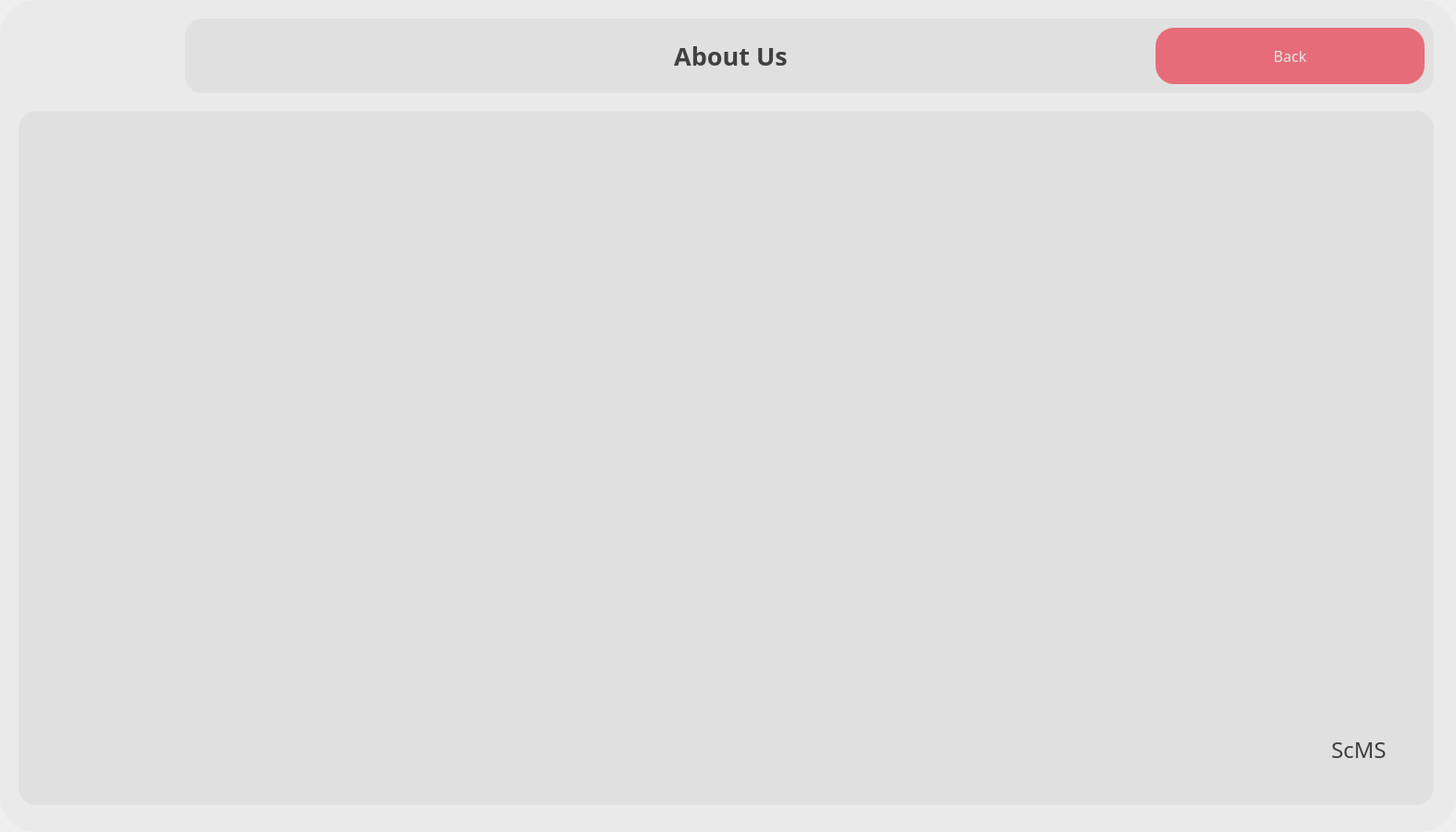
  <widget class="QWidget" name="aboutUS_widget" native="true">
   <property name="geometry">
    <rect>
     <x>0</x>
     <y>0</y>
     <width>1575</width>
     <height>900</height>
    </rect>
   </property>
   <widget class="QLabel" name="mainScreen_BG_8">
    <property name="geometry">
     <rect>
      <x>0</x>
      <y>0</y>
      <width>1575</width>
      <height>900</height>
     </rect>
    </property>
    <property name="styleSheet">
     <string notr="true">background-image: url(:/images/materials/reportBG.png);
border-radius:38px;</string>
    </property>
    <property name="text">
     <string/>
    </property>
   </widget>
   <widget class="QWidget" name="topBar_widget_8" native="true">
    <property name="geometry">
     <rect>
      <x>200</x>
      <y>20</y>
      <width>1351</width>
      <height>81</height>
     </rect>
    </property>
    <property name="styleSheet">
     <string notr="true">background-color: rgba(200, 200, 200,80);
/*background-color: rgba(239, 174, 74,150);*/
border-radius:20px;</string>
    </property>
    <widget class="QLabel" name="mainTopBarTitle_label_17">
     <property name="geometry">
      <rect>
       <x>430</x>
       <y>10</y>
       <width>321</width>
       <height>61</height>
      </rect>
     </property>
     <property name="font">
      <font>
       <family>Poppins SemiBold</family>
       <pointsize>20</pointsize>
       <weight>75</weight>
       <bold>true</bold>
      </font>
     </property>
     <property name="styleSheet">
      <string notr="true">background-color: rgba(255, 255, 255,0);
color: rgb(64,64,64);</string>
     </property>
     <property name="text">
      <string>About Us</string>
     </property>
     <property name="alignment">
      <set>Qt::AlignCenter</set>
     </property>
    </widget>
    <widget class="QPushButton" name="aboutUS_Back_btn">
     <property name="geometry">
      <rect>
       <x>1050</x>
       <y>10</y>
       <width>291</width>
       <height>61</height>
      </rect>
     </property>
     <property name="font">
      <font>
       <family>Poppins Medium</family>
       <pointsize>12</pointsize>
       <weight>50</weight>
       <bold>false</bold>
      </font>
     </property>
     <property name="styleSheet">
      <string notr="true">QPushButton#aboutUS_Back_btn{
background-color: rgb(229, 108, 120);
	color: rgb(230, 230, 230);
border-radius:20px;
}

QPushButton#aboutUS_Back_btn:hover{
background-color: rgba(229, 108, 120,220);
}

QPushButton#aboutUS_Back_btn:pressed{
padding-left:5px;
padding-top:5px;
background-color: rgba(229, 108, 120,220);
}</string>
     </property>
     <property name="text">
      <string>Back</string>
     </property>
    </widget>
   </widget>
   <widget class="QWidget" name="mainDashboardContainer_widget_8" native="true">
    <property name="geometry">
     <rect>
      <x>20</x>
      <y>120</y>
      <width>1531</width>
      <height>751</height>
     </rect>
    </property>
    <property name="styleSheet">
     <string notr="true">background-color: rgba(200, 200, 200,80);
border-radius:20px;</string>
    </property>
    <widget class="QLabel" name="mainTopBarTitle_label_18">
     <property name="geometry">
      <rect>
       <x>1420</x>
       <y>660</y>
       <width>191</width>
       <height>61</height>
      </rect>
     </property>
     <property name="font">
      <font>
       <family>Poppins Medium</family>
       <pointsize>18</pointsize>
       <weight>50</weight>
       <bold>false</bold>
      </font>
     </property>
     <property name="styleSheet">
      <string notr="true">background-color: rgba(255, 255, 255,0);
color: rgb(64, 64, 64);</string>
     </property>
     <property name="text">
      <string>ScMS</string>
     </property>
    </widget>
    <widget class="QLabel" name="waitingImage_Label_2">
     <property name="geometry">
      <rect>
       <x>20</x>
       <y>10</y>
       <width>1221</width>
       <height>731</height>
      </rect>
     </property>
     <property name="styleSheet">
      <string notr="true">background-color: rgba(255, 255, 255,0);
</string>
     </property>
     <property name="text">
      <string/>
     </property>
     <property name="pixmap">
      <pixmap resource="res.qrc">:/images/materials/Team members.png</pixmap>
     </property>
     <property name="scaledContents">
      <bool>false</bool>
     </property>
    </widget>
   </widget>
   <widget class="QLabel" name="mainScreenDark_BG_9">
    <property name="geometry">
     <rect>
      <x>0</x>
      <y>0</y>
      <width>1575</width>
      <height>900</height>
     </rect>
    </property>
    <property name="styleSheet">
     <string notr="true">background-color: rgba(0, 0, 0,5);
border-radius:38px;</string>
    </property>
    <property name="text">
     <string/>
    </property>
   </widget>
   <zorder>mainScreen_BG_8</zorder>
   <zorder>mainScreenDark_BG_9</zorder>
   <zorder>mainDashboardContainer_widget_8</zorder>
   <zorder>topBar_widget_8</zorder>
  </widget>
